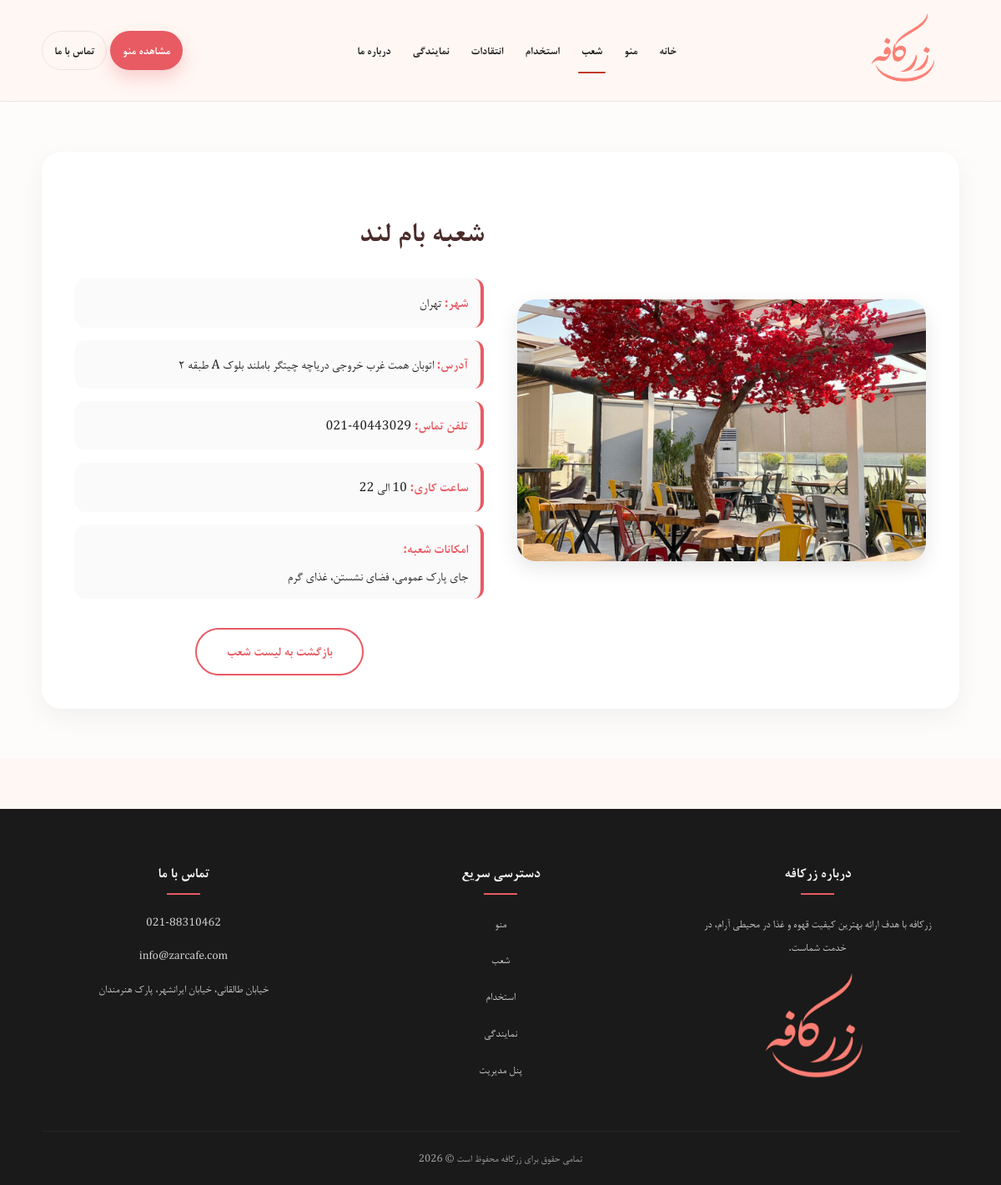
/branch-detail.php?slug=bam-land, run on the app's committed database.
### tables this page shows
CREATE TABLE `branches` (
  `id` int(11) NOT NULL,
  `name` varchar(255) NOT NULL,
  `city` varchar(100) DEFAULT NULL,
  `address` text DEFAULT NULL,
  `phone` varchar(20) DEFAULT NULL,
  `working_hours` varchar(100) DEFAULT NULL,
  `features` text DEFAULT NULL,
  `image` varchar(255) DEFAULT NULL,
  `slug` varchar(150) DEFAULT NULL
);

### branch-detail.php (the view, shortened to what this page needs)
<?php
include 'includes/db.php';
include 'includes/header.php';
$slug = isset($_GET['slug']) ? mysqli_real_escape_string($conn, $_GET['slug']) : '';
$sql = "SELECT * FROM branches WHERE slug = '$slug' LIMIT 1";
$result = mysqli_query($conn, $sql);
$branch = mysqli_fetch_assoc($result);
?>
<main class="branch-detail-page" style="padding: 60px 0; background: #fdfcfb; min-height: 80vh;">
    <div class="container">
        <?php if ($branch): ?>
            <div class="branch-detail-wrapper" style="display: grid; grid-template-columns: 1fr 1fr; gap: 40px; align-items: center; background: #fff; padding: 40px; border-radius: 24px; box-shadow: 0 10px 30px rgba(0,0,0,0.05);">
                <div class="branch-detail__img" style="display: flex; align-items: center; justify-content: center;">
                    <img src="images/<?= htmlspecialchars(!empty($branch['image']) ? $branch['image'] : 'branch-def.jpg') ?>"
                        alt="<?= htmlspecialchars($branch['name']) ?>"
                        style="width:100%; height: auto; max-height: 450px; border-radius: 22px; box-shadow: 0 8px 25px rgba(0,0,0,0.1); object-fit: cover;">
                </div>
                <div class="branch-detail__info" style="text-align: right; direction: rtl;">
                    <h1 style="font-size: 2.2rem; color: #4a2c2a; margin-bottom: 25px; font-weight: bold;"><?= htmlspecialchars($branch['name']) ?></h1>
                    <div style="display: grid; gap: 15px;">
                        <div style="padding: 15px; background: #fafafa; border-radius: 12px; border-right: 4px solid #e85b63;">
                            <strong style="color: #e85b63;">شهر:</strong>
                            <span><?= htmlspecialchars($branch['city']) ?></span>
                        </div>
                        <div style="padding: 15px; background: #fafafa; border-radius: 12px; border-right: 4px solid #e85b63;">
                            <strong style="color: #e85b63;">آدرس:</strong>
                            <span><?= htmlspecialchars($branch['address']) ?></span>
                        </div>
                        <div style="padding: 15px; background: #fafafa; border-radius: 12px; border-right: 4px solid #e85b63;">
                            <strong style="color: #e85b63;">تلفن تماس:</strong>
                            <a href="tel:<?= $branch['phone'] ?>" style="color: inherit; text-decoration: none; direction: ltr; display: inline-block; unicode-bidi: embed;">
                                <?= htmlspecialchars($branch['phone']) ?>
                            </a>
                        </div>
                        <div style="padding: 15px; background: #fafafa; border-radius: 12px; border-right: 4px solid #e85b63;">
                            <strong style="color: #e85b63;">ساعت کاری:</strong>
                            <span><?= htmlspecialchars($branch['working_hours']) ?></span>
                        </div>
                        <?php if (!empty($branch['features'])): ?>
                            <div style="padding: 15px; background: #fafafa; border-radius: 12px; border-right: 4px solid #e85b63;">
                                <strong style="color: #e85b63;">امکانات شعبه:</strong>
                                <span style="display: block; margin-top: 5px; line-height: 1.6;"><?= nl2br(htmlspecialchars($branch['features'])) ?></span>
                            </div>
                        <?php endif; ?>
                    </div>
                    <div style="text-align: center; margin-top: 35px;">
                        <a href="branches.php" class="btn-back-red">
                            بازگشت به لیست شعب
                        </a>
                    </div>
                </div>
            </div>
        <?php endif; ?>
    </div>
</main>
<?php include 'includes/footer.php'; ?>

### style.css (style rules this page uses)
html, body, button, input, select, textarea { font-family: 'Cambria', 'B Nazanin', Tahoma, Arial, sans-serif !important; }
:root { --bg: #fff7f3; --text: #1f1f1f; --muted: #6b6b6b; --primary: #e85b63; --primary-2: #ff7b7f; --card: #ffffff; --border: rgba(0, 0, 0, .08); --shadow: 0 10px 30px rgba(0, 0, 0, .08); --radius: 18px; --container: 1100px; }
* { box-sizing: border-box; }
html, body { padding: 0; margin: 0; }
body { font-family: 'Vazir', sans-serif; direction: rtl; color: var(--text); background: var(--bg); line-height: 1.8; }
a { color: inherit; text-decoration: none; }
img { max-width: 100%; display: block; }
.container { width: min(var(--container), calc(100% - 32px)); margin: 0 auto; }
.btn-back-red { display: inline-block; padding: 12px 35px; border: 2px solid #e85b63; border-radius: 50px; color: #e85b63; text-decoration: none; background: transparent; transition: all 0.3s ease; font-weight: bold; font-size: 16px; }

### data on the page
branches: image (picture), name "شعبه بام لند", city "تهران", address "اتوبان همت غرب خروجی دریاچه چیتگر باملند بلوک A طبقه ۲", phone "021-40443029", working_hours "10 الی 22", features "جای پارک عمومی، فضای نشستن، غذای گرم"
